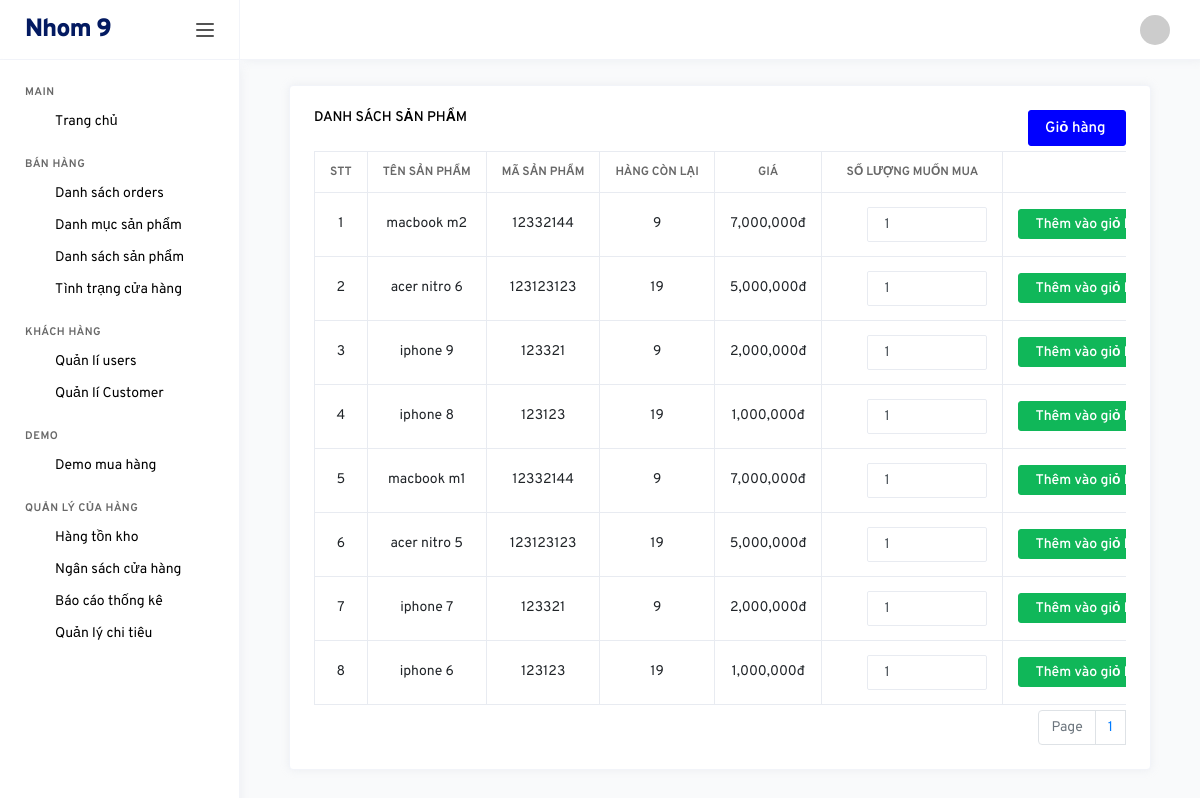
The page /backend/index.php?controller=demo (signed in) on the database as committed earlier.
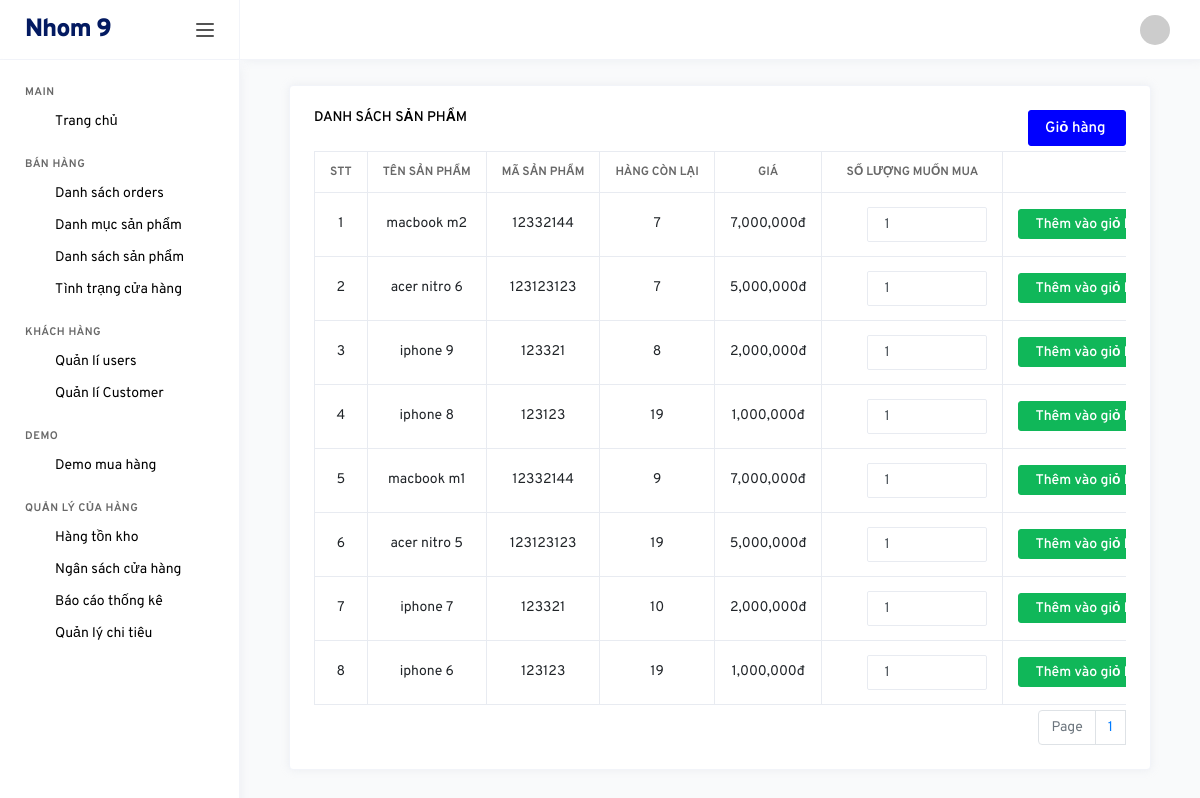
The same page on the database as committed later.
### tables this page shows
CREATE TABLE `products` (
  `id` int(11) NOT NULL,
  `name` varchar(500) NOT NULL,
  `category_id` int(11) NOT NULL,
  `ma_hang` varchar(500) NOT NULL,
  `bao_hanh` int(11) NOT NULL,
  `so_imei` varchar(500) NOT NULL,
  `so_serial` varchar(500) NOT NULL,
  `ton_kho` int(11) NOT NULL,
  `xuat_su` varchar(500) NOT NULL,
  `price` int(11) NOT NULL
);

### backend/controllers/DemoController.php (called while the page is built, shortened)
<?php
	include "models/DemoModel.php";
	class DemoController extends Controller{
		public function index(){
			$recordPerPage = 25;
			$numPage = ceil($this->totalRecord($recordPerPage)/$recordPerPage);
			$data = $this->modelRead($recordPerPage);
			$this->loadView("DemoView.php",["data"=>$data,"numPage"=>$numPage]);
		}
	}
 ?>

### backend/models/DemoModel.php (called while the page is built, shortened)
<?php
	trait DemoModel{
		public function modelRead($recordPerPage){
			$p = isset($_GET["p"]) && is_numeric($_GET["p"]) && $_GET["p"] > 0 ? ($_GET["p"]-1) : 0;
			$from = $p * $recordPerPage;
			$conn = Connection::getInstance();
			$query = $conn->query("select * from products order by id desc limit $from,$recordPerPage");
			$result = $query->fetchAll();
			return $result;
		}
		public function totalRecord($recordPerPage){
			$conn = Connection::getInstance();
			$query = $conn->query("select id from products");
			return $query->rowCount();
		}
	}
 ?>

### backend/views/DemoView.php (the view, shortened to what this page needs)
<div class="col-md-12">
    <div class="col-md-12 grid-margin stretch-card">
    <div class="card">
        <div class="card-body">
                    <div style="float: right; margin-bottom: 5px;">
                        <a href="index.php?controller=demo&action=showCart" class="btn btn-primary"><h6>Giỏ hàng&nbsp; <i class="link-icon" data-feather="plus-square"></i></h6></a>
                    </div>
                    <h6 class="card-title">Danh sách sản phẩm</h6>
                    <div class="table-responsive">
                            <table class="table table-bordered table-hover">
                                <thead>
                                    <tr>
                                        <th style="width: 50px;text-align:center;">STT</th>
                                        <th style="width: 150px;text-align:center;">Tên sản phẩm</th>
                                        <th style="width: 150px;text-align:center;">Mã sản phẩm</th>
                                        <th style="width: 100px;text-align:center;">Hàng còn lại</th>
                                        <th style="width: 100px;text-align:center;">Giá</th>
                                        <th style="width: 100px;text-align:center;">Số lượng muốn mua</th>
                                        <th style="width: 150px;text-align:center;"></th>
                                    </tr>
                                </thead>
                                <tbody>
                                    <?php foreach ($data as $key => $rows): ?>
                                    <tr>
                                    <td  style="text-align:center; width: 50px;">
                                            <?php echo $key+1; ?>
                                        </td>
                                        <td  style="text-align:center; width: 150px;">
                                            <?php echo $rows->name; ?>
                                        </td>
                                        <td style="text-align:center;">
                                            <?php echo $rows->ma_hang; ?>
                                        </td>
                                        <td style="text-align:center;">
                                            <?php echo $rows->ton_kho; ?>
                                        </td>
                                        <td style="text-align:center;">
                                            <?php echo number_format($rows->price); ?>đ
                                        </td>
                                        <td style="text-align:center;">
                                            <input class="form-control input-number" value="1" min="1" max="<?php echo $rows->ton_kho ?>" id="quantity<?php echo $rows->id; ?>" type="number" style="width: 120px;margin-left: 30px">
                                        </td>
                                        <td style="text-align:center;">
                                <a class="btn btn-success" style="color: white" onclick="addToCart<?php echo $rows->id ?>()" href="#" >Thêm vào giỏ hàng</a>&nbsp;
                                        </td>
                                    </tr>
                                    <?php endforeach; ?>
                                </tbody>
                            </table>
                            <nav aria-label="Page navigation example">
                            <ul class="pagination">
                                <li class="page-item disabled"><a class="page-link" href="#">Page</a></li>
                                <?php for($i = 1;$i <= $numPage; $i++): ?>
                                    <li><a class="page-link" href="index.php?controller=products&p=<?php echo $i; ?>"><?php echo $i; ?></a></li>
                                    <?php endfor; ?>
                            </ul>
                            </nav>
                    </div>
        </div>
    </div>
</div>
</div>

Rows that differ between the two databases and show on the page:
changed products "macbook m2": ton_kho "9" → "7"
changed products "acer nitro 6": ton_kho "19" → "7"
changed products "iphone 9": ton_kho "9" → "8"
changed products "iphone 7": ton_kho "9" → "10"
